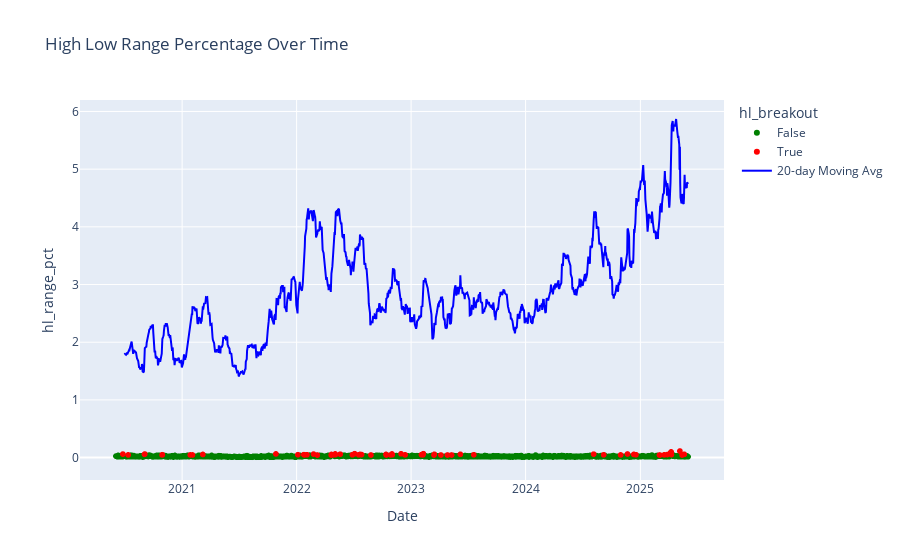

Write notebook code for a chart like this one.
### Markdown cell above
> Scatter Plot: High Low Range

> can define： percentage, moving avg (20 days), high_low_breakout (exceed threshold may be a signal)

### Code cell
new_df = pipe.hl_range_features(df)
breakout_threshold = new_df['hl_range_pct'].quantile(0.95) # top 5% quantile of hl_range_pct
new_df['hl_breakout'] = new_df['hl_range_pct'] > breakout_threshold

fig = ex.scatter(
    new_df,
    x='Date',
    y='hl_range_pct',
    title='High Low Range Percentage Over Time',
    color='hl_breakout',  # Use the column directly for color
    color_discrete_map={True: 'red', False: 'green'}
)
fig.add_scatter(
    x=new_df['Date'],
    y=new_df['hl_range_ma'],
    mode='lines',
    name='20-day Moving Avg',
    line=dict(color='blue')
)
fig.show()
